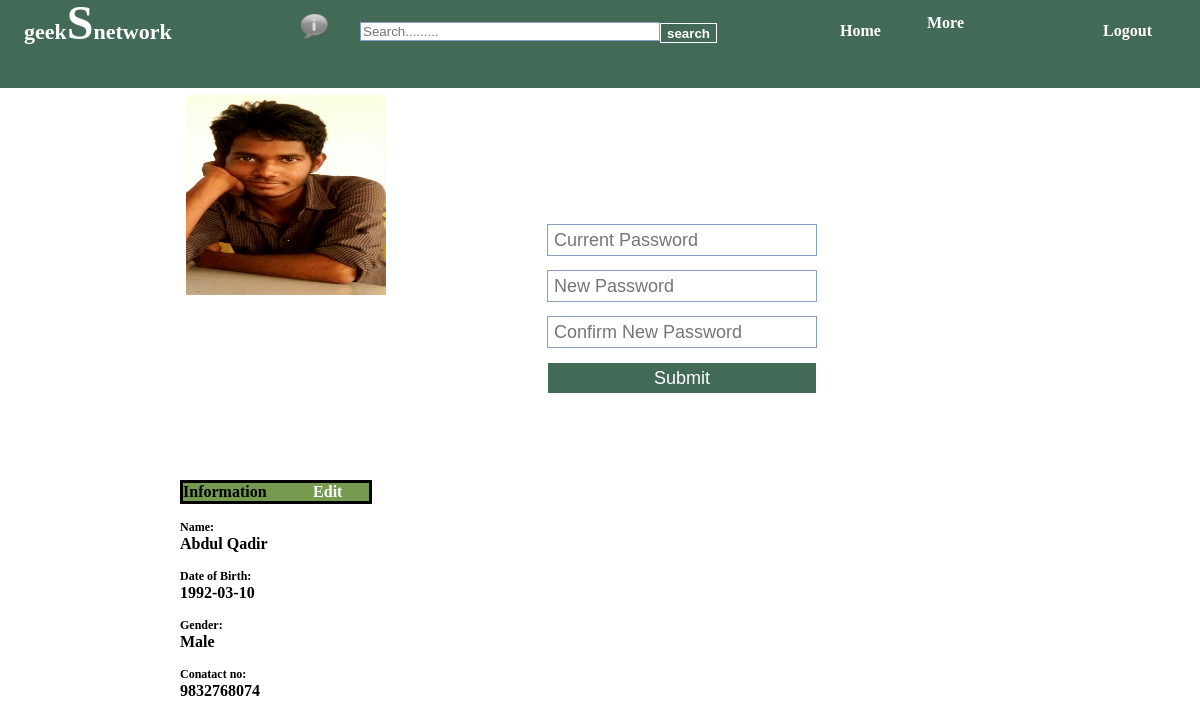
The app's page /code/changepass.php (signed in) with its own data.
### tables this page shows
CREATE TABLE IF NOT EXISTS `SOCIAL` (
  `User_Id` int(2) NOT NULL AUTO_INCREMENT,
  `Fname` varchar(255) NOT NULL,
  `Lname` varchar(255) NOT NULL,
  `Password` varchar(32) NOT NULL,
  `Repassword` varchar(32) NOT NULL,
  `Mobile` varchar(15) NOT NULL,
  `Email_Id` varchar(255) NOT NULL,
  `DOB` date NOT NULL,
  `Gender` varchar(6) NOT NULL,
  `Image` varchar(255) NOT NULL,
  `College` varchar(255) NOT NULL,
  `question` varchar(255) NOT NULL,
  `answer` varchar(255) NOT NULL,
  PRIMARY KEY (`User_Id`)
);

### code/picsave.php (shortened to what this page needs)
<?php
$result=mysql_query("SELECT Image FROM SOCIAL where User_Id='$_SESSION[user_id]' ");
$row=mysql_fetch_array($result);
if(isset($_GET['w']))
{
if($_GET['w']=='150')
{
	echo "<img src='upload/".$row['Image']."' height='150' width='150' style='border:5px solid;'>";
}
}
else
{
echo "<img src='upload/".$row['Image']."' height='200' width='200' style='border:5px solid;'>";
}
?>

### code/showuserinfo.php (shortened to what this page needs)
<?php
$user_id= $_SESSION['user_id'];
	$sql="SELECT *FROM SOCIAL WHERE User_Id='$user_id'";
	$rws = mysql_fetch_array(mysql_query($sql));
?>
	<div align="left" style="font-size: 12px; ; font-weight:bold;">Name:</div><span style='color:black'><?php echo $rws['Fname']." ".$rws['Lname']; ?></span><p>
    <div align="left" style="font-size: 12px;  font-weight:bold;">Date of Birth:</div><span style='color:black'><?php echo $rws['DOB']; ?></span><p>
    <div align="left" style="font-size: 12px; font-weight:bold;">Gender:</div><span style='color:black'><?php echo $rws['Gender']; ?></span><p>
    <div align="left" style="font-size: 12px; font-weight:bold;">Conatact no:</div><span style='color:black'><?php echo $rws['Mobile'];?></span><p>

### code/css/home.css (style rules this page uses)
body { margin:0; background:url(images/background.jpg) repeat-x; }
a,span { color:white; text-decoration:none; font-weight:bold; }

### records on screen
social: Image (picture), Fname "Abdul", Lname "Qadir", DOB "1992-03-10", Gender "Male", Mobile "9832768074"
